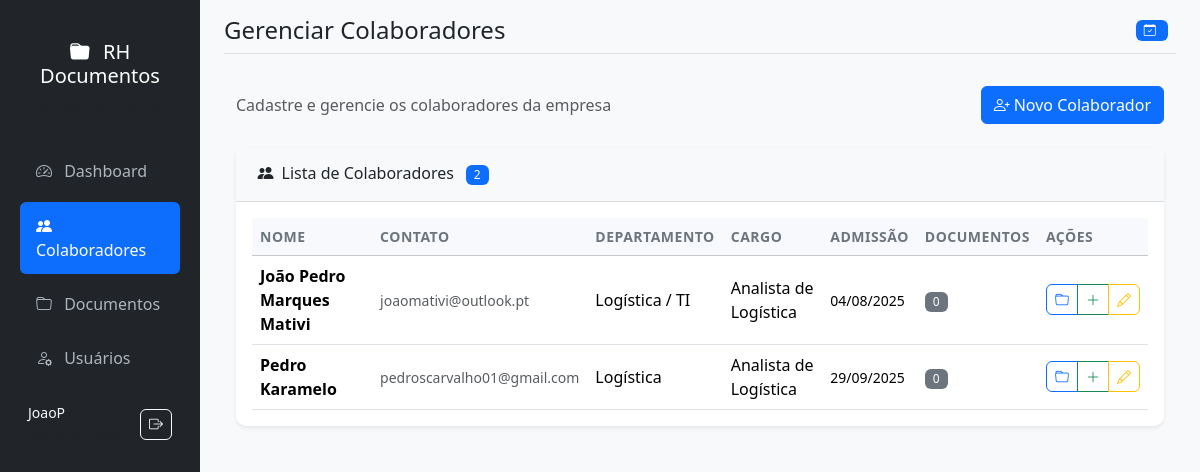
Page /colaboradores (signed in) on the committed database.
### models.py (models this page shows, shortened)
class User(UserMixin, db.Model):
    id = db.Column(db.Integer, primary_key=True)
    username = db.Column(db.String(80), unique=True, nullable=False)
    email = db.Column(db.String(120), unique=True, nullable=False)
    password_hash = db.Column(db.String(120), nullable=False)
    role = db.Column(db.String(20), nullable=False, default='visitante')
    created_at = db.Column(db.DateTime, default=datetime.utcnow)
    def has_permission(self, permission):
        roles_permissions = {
            'visitante': ['download'],
            'operador': ['download', 'add_documento', 'add_colaborador', 'renovar_documento'],
            'gestor': ['download', 'add_documento', 'add_colaborador', 'renovar_documento', 'edit_documento', 'delete_documento'],
            'administrador': ['download', 'add_documento', 'add_colaborador', 'renovar_documento', 'edit_documento', 'delete_documento', 'add_usuario']
        }
        return permission in roles_permissions.get(self.role, [])

class Colaborador(db.Model):
    id = db.Column(db.Integer, primary_key=True)
    nome = db.Column(db.String(100), nullable=False)
    email = db.Column(db.String(120))
    departamento = db.Column(db.String(50))
    cargo = db.Column(db.String(50))
    data_admissao = db.Column(db.Date)
    created_at = db.Column(db.DateTime, default=datetime.utcnow)
    documentos = db.relationship('Documento', backref='colaborador', lazy=True, cascade='all, delete-orphan')

### app.py (the view)
@app.route('/colaboradores')
@login_required
def colaboradores():
    if not current_user.has_permission('add_colaborador'):
        flash('Acesso não autorizado', 'warning')
        return redirect(url_for('dashboard'))
    colaboradores = Colaborador.query.all()
    return render_template('colaboradores.html', colaboradores=colaboradores)

### app.py (called while the page is built)
@login_manager.user_loader
def load_user(user_id):
    return User.query.get(int(user_id))

### templates/colaboradores.html (shortened to what this page needs)
{% extends "base.html" %}
{% block page_title %}Gerenciar Colaboradores{% endblock %}
{% block content %}
<div class="d-flex justify-content-between align-items-center mb-4">
    <div>
        <p class="text-muted mb-0">Cadastre e gerencie os colaboradores da empresa</p>
    </div>
    {% if current_user.has_permission('add_colaborador') %}
    <a href="{{ url_for('novo_colaborador') }}" class="btn btn-primary">
        <i class="bi bi-person-plus me-1"></i>Novo Colaborador
    </a>
    {% endif %}
</div>
{% if colaboradores %}
<div class="card shadow-sm">
    <div class="card-header bg-light">
        <h6 class="mb-0">
            <i class="bi bi-people-fill me-2"></i>Lista de Colaboradores
            <span class="badge bg-primary ms-2">{{ colaboradores|length }}</span>
        </h6>
    </div>
    <div class="card-body">
        <div class="table-responsive">
            <table class="table table-hover">
                <thead class="table-light">
                    <tr>
                        <th>Nome</th>
                        <th>Contato</th>
                        <th>Departamento</th>
                        <th>Cargo</th>
                        <th>Admissão</th>
                        <th>Documentos</th>
                        <th>Ações</th>
                    </tr>
                </thead>
                <tbody>
                    {% for colab in colaboradores %}
                    <tr>
                        <td>
                            <strong>{{ colab.nome }}</strong>
                        </td>
                        <td>
                            {% if colab.email %}
                            <small class="text-muted">{{ colab.email }}</small>
                            {% else %}
                            <span class="text-muted">-</span>
                            {% endif %}
                        </td>
                        <td>{{ colab.departamento or '-' }}</td>
                        <td>{{ colab.cargo or '-' }}</td>
                        <td>
                            {% if colab.data_admissao %}
                            <small>{{ colab.data_admissao.strftime('%d/%m/%Y') }}</small>
                            {% else %}
                            <span class="text-muted">-</span>
                            {% endif %}
                        </td>
                        <td>
                            <span class="badge bg-secondary">{{ colab.documentos|length }}</span>
                        </td>
                        <td>
                            <div class="btn-group btn-group-sm" role="group">
                                <a href="{{ url_for('documentos_colaborador', colaborador_id=colab.id) }}"
                                   class="btn btn-outline-primary" title="Ver Documentos">
                                    <i class="bi bi-folder"></i>
                                </a>
                                {% if current_user.has_permission('add_documento') %}
                                <a href="{{ url_for('novo_documento', colaborador_id=colab.id) }}"
                                   class="btn btn-outline-success" title="Adicionar Documento">
                                    <i class="bi bi-plus-lg"></i>
                                </a>
                                {% endif %}
                                {% if current_user.has_permission('add_colaborador') %}
                                <a href="{{ url_for('editar_colaborador', colaborador_id=colab.id) }}"
                                   class="btn btn-outline-warning" title="Editar Colaborador">
                                    <i class="bi bi-pencil"></i>
                                </a>
                                {% endif %}
                            </div>
                        </td>
                    </tr>
                    {% endfor %}
                </tbody>
            </table>
        </div>
    </div>
</div>
{% endif %}
{% endblock %}

### templates/base.html (shortened to what this page needs)
<!DOCTYPE html>
<html lang="pt-br" data-bs-theme="light">
<head>
    <link href="https://cdn.jsdelivr.net/npm/bootstrap@5.3.2/dist/css/bootstrap.min.css" rel="stylesheet">
    <link href="https://cdn.jsdelivr.net/npm/bootstrap-icons@1.11.1/font/bootstrap-icons.css" rel="stylesheet">
    <link href="{{ url_for('static', filename='style.css') }}" rel="stylesheet">
</head>
<body>
    <div class="container-fluid">
        <div class="row">
            <nav id="sidebar" class="col-md-3 col-lg-2 d-md-block bg-dark sidebar collapse">
                <div class="position-sticky pt-3">
                    <div class="sidebar-header text-center py-4">
                        <h5 class="text-white">
                            <i class="bi bi-folder-fill me-2"></i>
                            RH Documentos
                        </h5>
                        <small class="text-muted">Gestão Inteligente</small>
                    </div>
                    <ul class="nav flex-column">
                        <li class="nav-item">
                            <a class="nav-link {% if request.endpoint == 'dashboard' %}active{% endif %}"
                               href="{{ url_for('dashboard') }}">
                                <i class="bi bi-speedometer2 me-2"></i>
                                Dashboard
                            </a>
                        </li>
                        {% if current_user.has_permission('add_colaborador') %}
                        <li class="nav-item">
                            <a class="nav-link {% if request.endpoint == 'colaboradores' or request.endpoint == 'novo_colaborador' or request.endpoint == 'editar_colaborador' %}active{% endif %}"
                               href="{{ url_for('colaboradores') }}">
                                <i class="bi bi-people-fill me-2"></i>
                                Colaboradores
                            </a>
                        </li>
                        {% endif %}
                        {% if current_user.has_permission('download') %}
                        <li class="nav-item">
                            <a class="nav-link {% if request.endpoint == 'documentos' or request.endpoint == 'documentos_colaborador' or request.endpoint == 'novo_documento' %}active{% endif %}"
                               href="{{ url_for('documentos') }}">
                                <i class="bi bi-folder me-2"></i>
                                Documentos
                            </a>
                        </li>
                        {% endif %}
                        {% if current_user.role == 'administrador' %}
                        <li class="nav-item">
                            <a class="nav-link {% if request.endpoint == 'usuarios' or request.endpoint == 'novo_usuario' %}active{% endif %}"
                               href="{{ url_for('usuarios') }}">
                                <i class="bi bi-person-gear me-2"></i>
                                Usuários
                            </a>
                        </li>
                        {% endif %}
                    </ul>
                    <div class="sidebar-footer mt-auto p-3">
                        <div class="d-flex align-items-center text-light">
                            <div class="flex-grow-1">
                                <small class="d-block">{{ current_user.username }}</small>
                                <small class="text-muted text-capitalize">{{ current_user.role }}</small>
                            </div>
                            <a href="{{ url_for('logout') }}" class="btn btn-outline-light btn-sm"
                               title="Sair">
                                <i class="bi bi-box-arrow-right"></i>
                            </a>
                        </div>
                    </div>
                </div>
            </nav>
            <main class="col-md-9 ms-sm-auto col-lg-10 px-md-4 main-content">
                <div class="d-flex justify-content-between flex-wrap flex-md-nowrap align-items-center pt-3 pb-2 mb-3 border-bottom">
                    <div class="d-flex align-items-center">
                        <h1 class="h4 mb-0">{% block page_title %}Dashboard{% endblock %}</h1>
                    </div>
                    <div class="btn-toolbar">
                        <div class="btn-group me-2">
                            <span class="badge bg-primary">
                                <i class="bi bi-calendar-check me-1"></i>
                            </span>
                        </div>
                    </div>
                </div>
                <div class="container-fluid py-3">
                    {% block content %}{% endblock %}
                </div>
            </main>
        </div>
    </div>
</body>
</html>

### static/style.css (style rules this page uses)
body { background-color: #f8f9fa; font-family: 'Segoe UI', Tahoma, Geneva, Verdana, sans-serif; }
.card { border: none; box-shadow: 0 0.125rem 0.25rem rgba(0, 0, 0, 0.075); margin-bottom: 1.5rem; border-radius: 10px; }
.card-header { border-bottom: 1px solid #e3e6f0; background-color: #f8f9fc; font-weight: 600; padding: 1rem 1.35rem; }
.badge { font-size: 0.75em; padding: 0.35em 0.65em; }
.table { margin-bottom: 0; }
.table th { border-top: none; font-weight: 600; color: #5a5c69; background-color: #f8f9fc; }
.btn { border-radius: 0.35rem; font-weight: 500; }
.btn-sm { padding: 0.25rem 0.5rem; font-size: 0.875rem; }
.sidebar { min-height: 100vh; box-shadow: 0 0 10px rgba(0, 0, 0, 0.1); transition: all 0.3s; }
.sidebar .nav-link { color: #adb5bd; padding: 0.75rem 1rem; margin: 0.2rem 0.5rem; border-radius: 0.375rem; transition: all 0.3s; }
.sidebar .nav-link.active { color: #fff; background-color: #0d6efd; }
.sidebar .nav-link i { width: 20px; text-align: center; }
.main-content { background-color: #f8f9fa; min-height: 100vh; }
.card { border: none; box-shadow: 0 0.125rem 0.25rem rgba(0, 0, 0, 0.075); transition: box-shadow 0.3s ease; }
.card-header { border-bottom: 1px solid rgba(0, 0, 0, 0.125); font-weight: 600; }
.table th { border-top: none; font-weight: 600; font-size: 0.875rem; text-transform: uppercase; letter-spacing: 0.5px; color: #6c757d; }
.table td { vertical-align: middle; }
.btn { border-radius: 0.375rem; font-weight: 500; transition: all 0.3s ease; }
.btn-group-sm > .btn { border-radius: 0.375rem; }
.badge { font-weight: 500; letter-spacing: 0.5px; }

### rows in the picture
User: username "JoaoP"
Colaborador: nome "João Pedro Marques Mativi", email "joaomativi@outlook.pt", departamento "Logística / TI", cargo "Analista de Logística", data_admissao "04/08/2025", documentos|length "0"
Colaborador: nome "Pedro Karamelo", email "pedroscarvalho01@gmail.com", departamento "Logística", cargo "Analista de Logística", data_admissao "29/09/2025", documentos|length "0"

### other values in the picture
{{ colaboradores|length }} "2"
